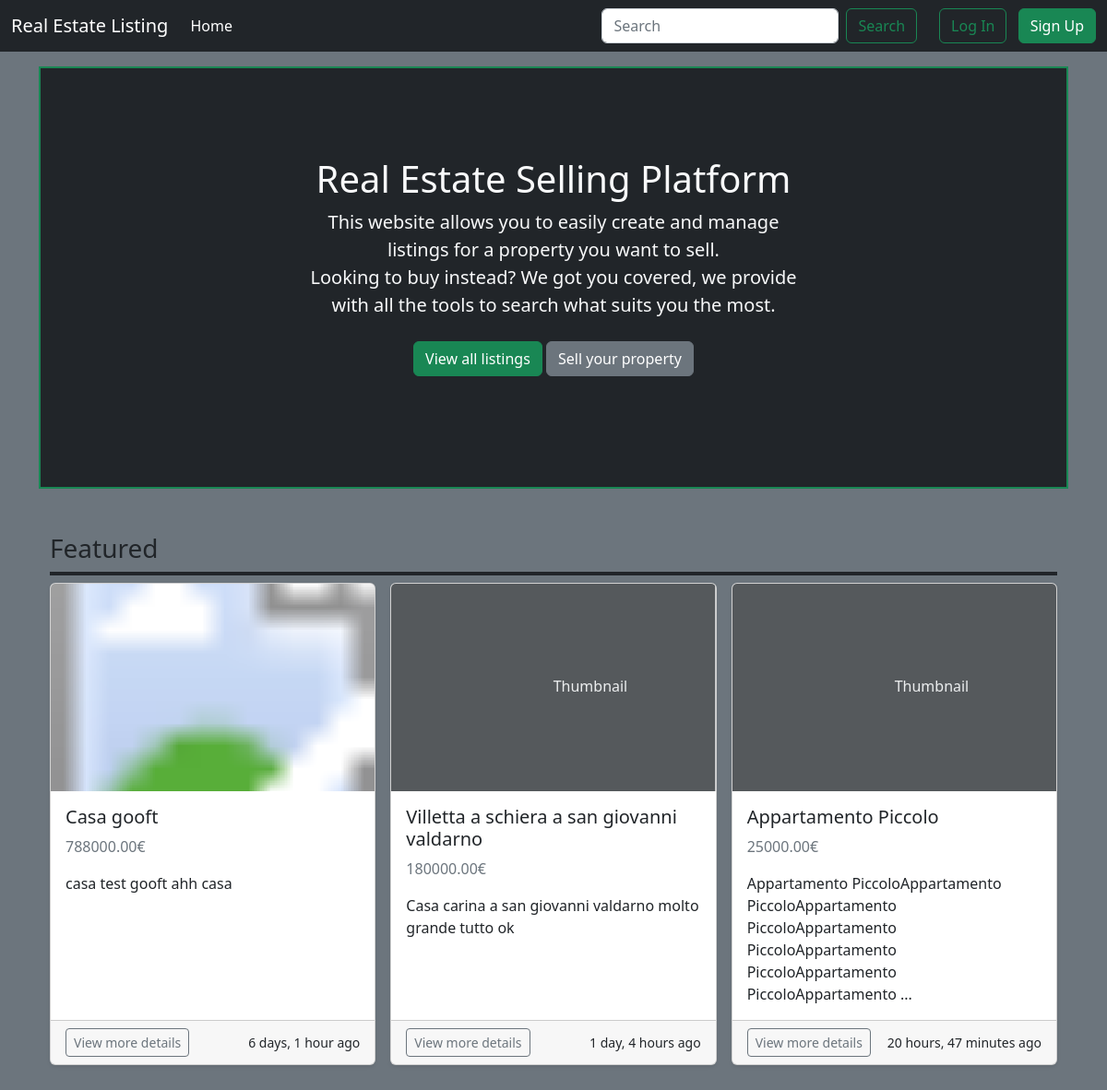
The page / on the database its author committed.
### listings/models.py (models this page shows, shortened)
class Listing(models.Model):
    title = models.CharField(max_length=100)
    description = models.TextField()
    price = models.DecimalField(max_digits=10, decimal_places=2)
    bedrooms = models.PositiveIntegerField()
    bathrooms = models.PositiveIntegerField()
    square_feet = models.PositiveIntegerField()
    listing_location = models.CharField(max_length=200)
    image = models.ImageField(upload_to="listing_image_directory_path", blank=True, null=True)
    is_published = models.BooleanField()
    is_featured = models.BooleanField(default=False)
    list_date = models.DateTimeField(auto_now_add=True)
    owner = models.ForeignKey(
        settings.AUTH_USER_MODEL,
        on_delete=models.CASCADE
    )
    category = models.ForeignKey(Category, on_delete=models.SET_NULL, null=True)

### pages/views.py (the view)
# urls.py: path("", HomePageView.as_view(), name="home")
class HomePageView(TemplateView):
    template_name = "home.html"
    def get_context_data(self, **kwargs):
        context = super().get_context_data(**kwargs)
        context["featured_listings"] = Listing.objects.filter(is_featured=True)
        return context

### pages/templatetags/custom_filters.py (called while the page is built)
@register.filter
def cut_after_chars(value, arg):
    if len(value) <= arg:
        return value
    words = value.split()
    result = ""
    count = 0
    for word in words:
        count += len(word) + 1 # +1 for the space after each word
        if count > arg:
            result += "..."
            break
        result += word + " "
    return result.strip() # remove the last space

### templates/home.html (shortened to what this page needs)
{% extends "base.html" %}
{% load custom_filters %}
{% block content %}
<section class="py-5 text-light text-center container border border-success border-2 bg-dark">
    <div class="row py-lg-5">
      <div class="col-lg-6 col-md-8 mx-auto">
        <h1 class="fw-light">Real Estate Selling Platform</h1>
        <p class="lead text-body-secondary">This website allows you to easily create and manage listings for a property you want to sell.<br>Looking to buy instead? We got you covered, we provide with all the tools to search what suits you the most.</p>
        <p>
            <a href="{% url 'property_list' %}" class="btn btn-success my-2">View all listings</a>
            {% if user.is_authenticated %}
            <a href="{% url 'listing_create' %}" class="btn btn-secondary my-2">Sell your property</a>
            {% else %}
            <a href="{% url 'login' %}" class="btn btn-secondary my-2">Sell your property</a>
            {% endif %}
        </p>
      </div>
    </div>
</section>
<div class="album py-5 bg-body-tertiary">
    <div class="container">
        <h3 class="border-bottom border-dark border-4 pb-2">Featured</h3>
      <div class="row row-cols-1 row-cols-sm-2 row-cols-md-3 g-3">
        {% for listing in featured_listings %}
        <div class="col">
          <div class="card h-100 d-flex shadow-sm">
            <svg class="bd-placeholder-img card-img-top" width="100%" height="225" xmlns="http://www.w3.org/2000/svg" role="img" aria-label="Placeholder: Thumbnail" preserveAspectRatio="xMidYMid slice" focusable="false">
                <title>Placeholder</title>
                {% if listing.image %}
                <image href="{{ listing.image.url }}" width="100%" height="100%" preserveAspectRatio="xMidYMid slice"/>
                {% else %}
                <rect width="100%" height="100%" fill="#55595c"/>
                <text x="50%" y="50%" fill="#eceeef" dy=".3em">Thumbnail</text>
                {% endif %}
            </svg>
            <div class="card-body d-flex flex-column">
                <h5 class="card-title">{{ listing.title }}</h5>
                <p class="card-text text-secondary">{{ listing.price }}€</p>
                <p class="card-text text-fill">{{ listing.description|cut_after_chars:150 }}</p>
            </div>
            <div class="card-footer">
              <div class="d-flex justify-content-between align-items-center">
                  <div class="btn-group">
                      <a href="{% url 'property_detail' listing.pk %}" class="btn btn-sm btn-outline-secondary">View more details</a>
                  </div>
                  <small class="text-body-secondary">{{ listing.list_date|timesince }} ago</small>
              </div>
            </div>
          </div>
        </div>
        {% endfor %}
      </div>
    </div>
  </div>
{% endblock content %}

### rows shown on the page
Listing: title "Casa gooft", price "788000.00", description "casa test gooft ahh casa", list_date "6 days, 1 hour"
Listing: shows "Thumbnail", title "Villetta a schiera a san giovanni valdarno", price "180000.00", description "Casa carina a san giovanni valdarno molto grande tutto ok", list_date "1 day, 4 hours"
Listing: shows "Thumbnail", title "Appartamento Piccolo", price "25000.00", description "Appartamento PiccoloAppartamento PiccoloAppartamento PiccoloAppartamento PiccoloAppartamento PiccoloAppartamento PiccoloAppartamento ...", list_date "20 hours, 47 minutes"
